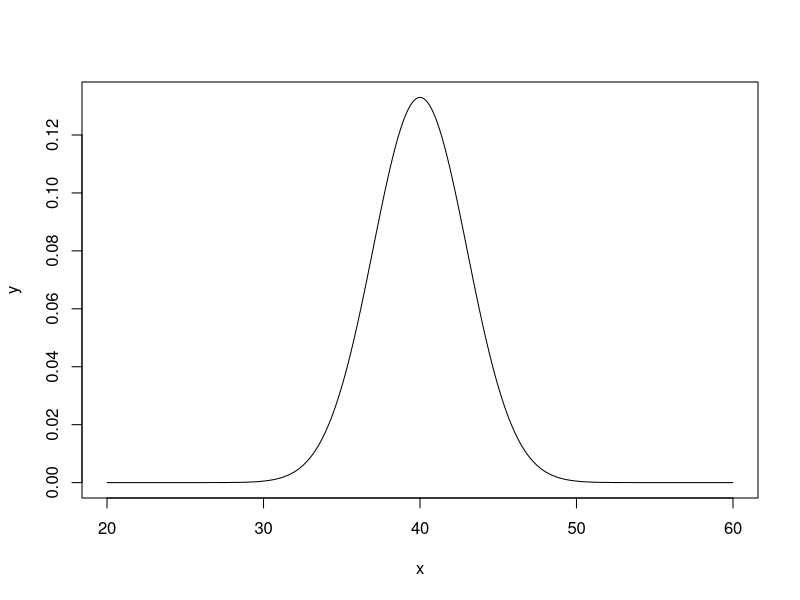
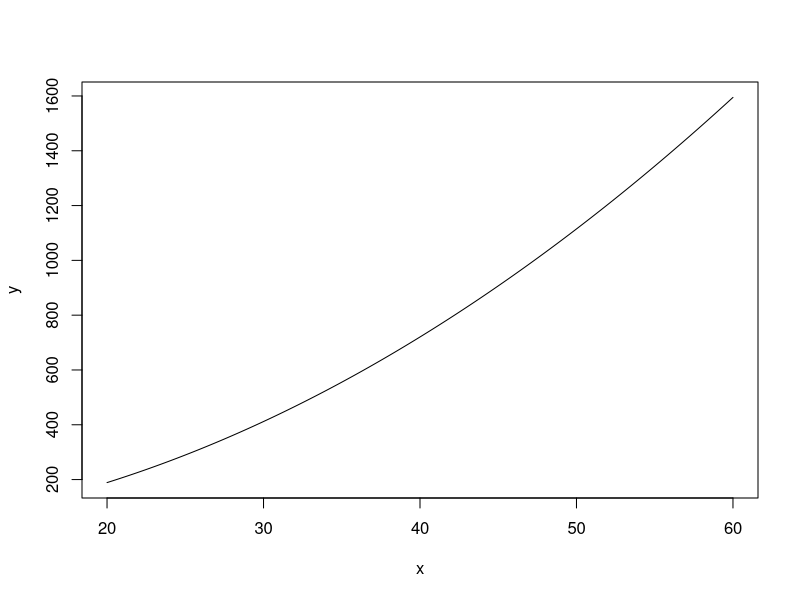
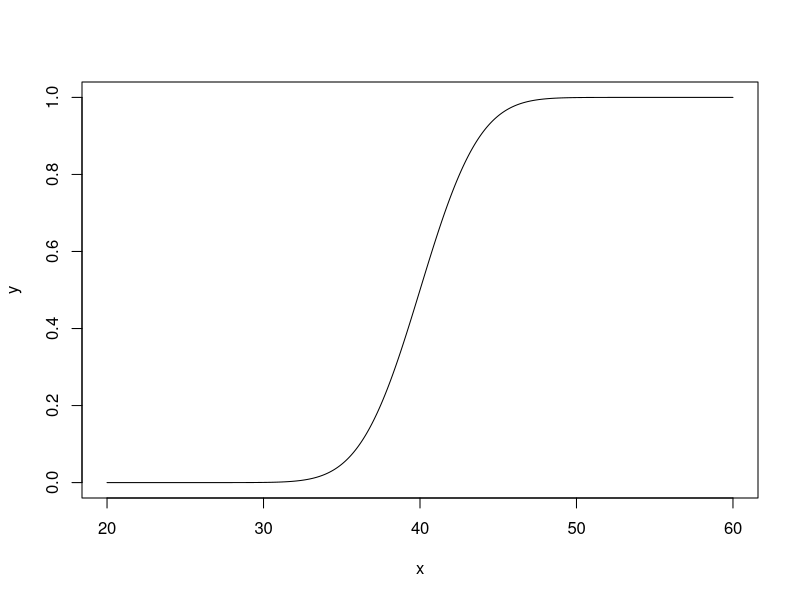
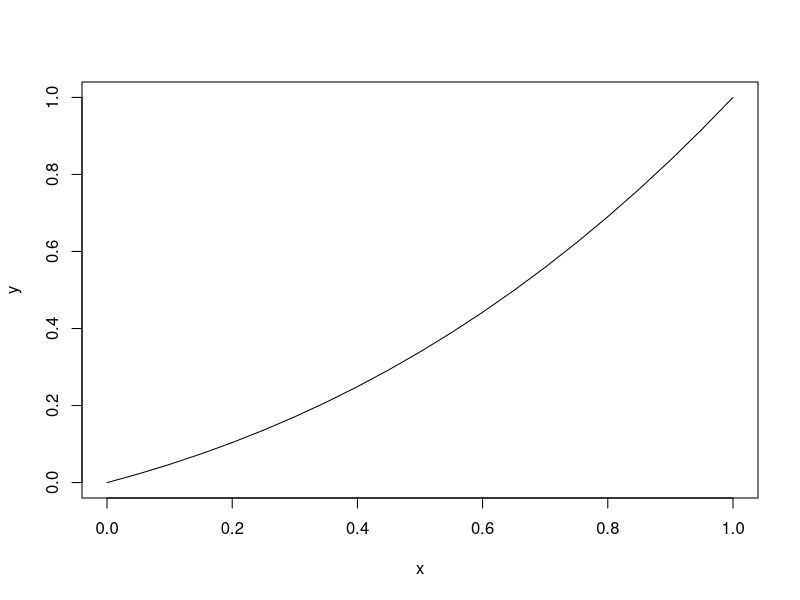
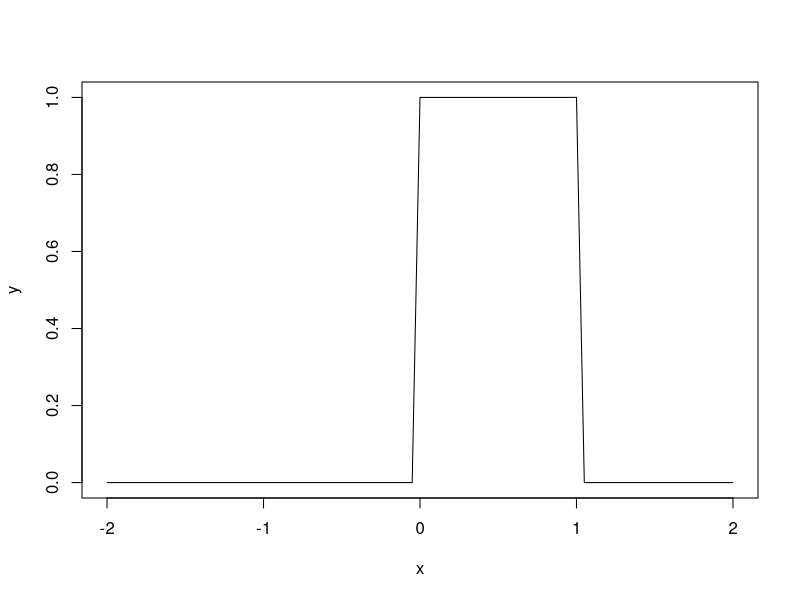
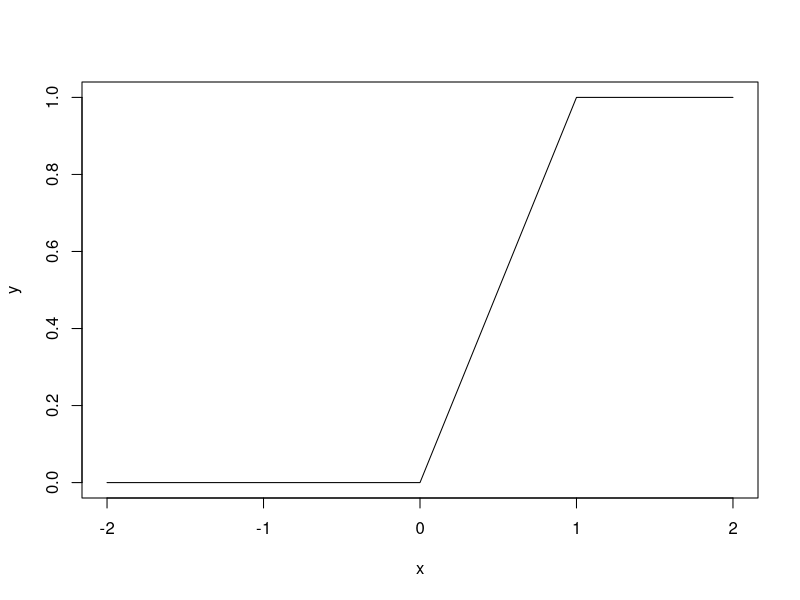
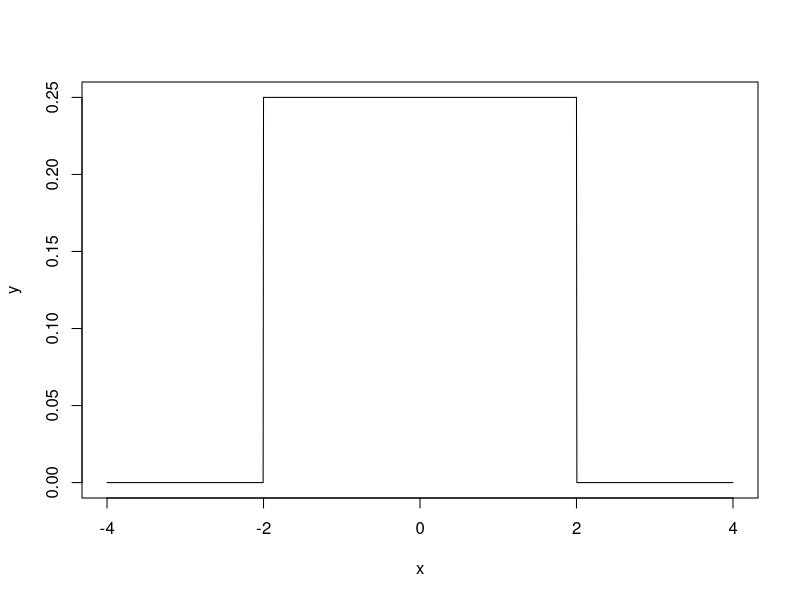
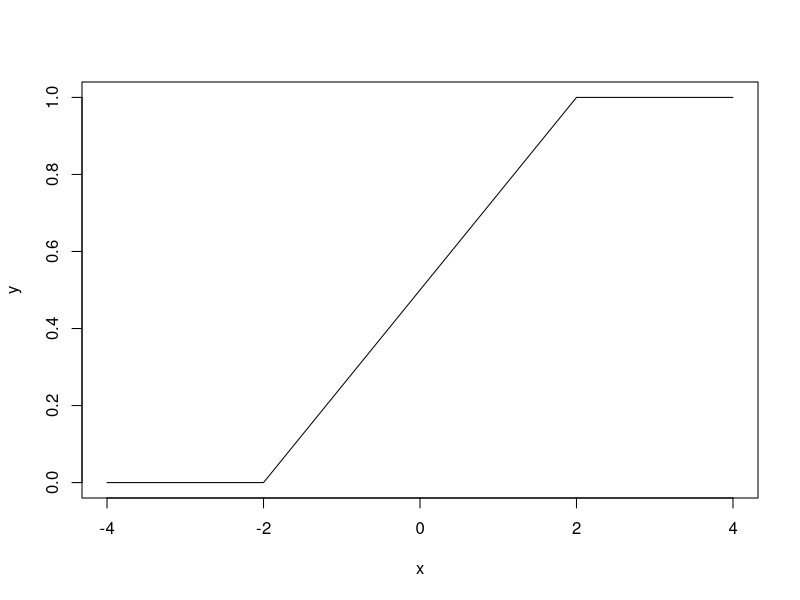

Source code (R) for these figures, in order:
### Simulacions de variables aleatòries absolutament contínues conegudes ###
## Simular una mostra de mida 1000 d'una Normal de mitjana 40 i desviació típica 3 ##
x <- rnorm(1000,40,3)
x
median(x)
sd(x)

### Distribucions de probabilitat ###
## Com dibuixem una densitat? ##
# Si la distribució és coneguda només cal utilitzar el predix d. Suposem per exemple que volem dibuixar la densitat d'una Normal de mitjana 40 i desviació típica 3 #
x <- seq(20,60,by=0.05)
y <- dnorm(x,40,3)
plot(x,y,type='l')

# Si no és una llei coneguda hem de conèxier la seva densitat. Recordeu que la densitat és la
# derivada de la funció de distribució #
x <- seq(20,60,by=0.005)
y <- (3/7)*(x+1)^2
plot(x,y,type="l")

## Com dibuixem una Funció de distribució? ##
# Si la distribució és coneguda només cal utilitzar el prefix p. Per exemple, si volem dibuixar
# la distribució d'una Normal de mitjana 40 i desviació típica 3, les instruccions que hem de seguir
# són: # (4.1)
x <- seq(20,60,by=0.05)
y <- pnorm(x,40,3)
plot(x,y,type="l")

# Si no és una llei coneguda hem de conèixer la seva funció de distribució. Recordeu que una funció de
# distribució és la integral de la funció de densitat. # Suposem que volem dbuixar la funció de distribució 
# de la llei que té per densitat (4.1) # (4.2)
x <- seq(0,1,by=0.05)
y <- (1/7)*(x+1)^3-1/7
plot(x,y,type="l")

## Com calculem probabilitats? ##
# Si la distribució és coneguda només cal utilitzar el prefix p. Si X és una Normal de mitjana 40 i desviació
# típica 3: #
# P(X<= 45) es calcula mitjançant
pnorm(45,40,4)

# P(X=40), aquesta probabiliitat sempre és zero ja que X és contínua

# P(X>=35) = 1 - P(X<35) es calcula mitjançant
1-pnorm(35,40,3)

# Si volem trobar y tal que P(X<=y) = 0.8, fem:
qnorm(0.8,40,3)

pnorm(42.52486,40,3) # Comprovació

# Si la distribució no és coneguda, utilitzem la funció de distribució: F(x) = P(X<=x). Per exemple, si la
# funció de distribució és (4.2) #
# P(X<=0.3) es calcula mitjançant
(1/7)*(0.3+1)^3-1/7

# P(X=0.5), aquesta probabilitat és zero

# P(X>=0.8) = 1 - P(X<0.8) es calcula mitjançant
1-(1/7)*(0.8+1)^3-1/7


### PROBLEMES ###
## Exercici 1: ##
# Amb a = 0 i b = 1
# Densitat:
a <- 0
b <- 1
x <- seq(-2,2,by=0.05) # -2 & 2 to see beter the effect
y <- dunif(x,min=a,max=b)
plot(x,y,type='l')

# Distribució:
x <- seq(-2,2,by=0.05)
y <- punif(x,min=a,max=b)
plot(x,y,type='l')

# Amb a = -2 i b = 2
# Densitat:
a <- -2
b <- 2
x <- seq(-4,4,by=0.005)
y <- dunif(x,min=a,max=b)
plot(x,y,type="l")

# Distribució:
x <- seq(-4,4,by=0.05)
y <- punif(x,min=a,max=b)
plot(x,y,type='l')

# Per una variable aleatòria X ~ U(0,1) calcular les següents probabilitats:
# P(X=0.5) -> 0 (contínua)

# P(X<=0.7)
punif(0.7,0,1)

# P(X<0.7)
punif(0.7,0,1)

# P(X>=0.2) = 1 - P(X<0.2)
1 - punif(0.2,0,1)

# P(X<=0)
punif(0,0,1)

# P(X<=1)
punif(1,0,1)

## Exercici 2: ##
# Dibuixeu aquesta funció, per alpha=0.5 i alpha=1.5
# Per obtenir la funció de densitat, derivem la funció de distribució
alpha <- 0.5
x <- seq(0,1,by=0.005)
y <- alpha*x^(alpha-1)
plot(x,y,type="l")

alpha <- 1.5
x <- seq(0,1,by=0.005)
y <- alpha*x^(alpha-1)
plot(x,y,type="l")

# Per dibuixar la funció de distribució
alpha <- 0.5
x <- seq(0,1,by=0.05)
y <- x^alpha
plot(x,y,type="l")

alpha <- 1.5
x <- seq(0,1,by=0.05)
y <- x^alpha
plot(x,y,type="l")

# Cálcul de les probabilitats: Si la distribució no és coneguda, utilitzem la funció de distribució: F(x) = P(X<=x).
alpha <- 0.5
alpha <- 1.5
# P(X=0.5) -> 0 (contínua)

# P(X<=0.7)
0.7^alpha

# P(X<0.7)
0.7^alpha

# P(X>=0.2) = 1 - P(X<0.2)
1 - 0.2^alpha

# P(X<=0)
0^alpha

# P(X<=1)
1^alpha

## Exercici 3: ##
# Dibuixeu la funció de densitat de probabilitat i la funció de distribució de probabilitat d'una llei
# exp(lambda) amb diferents valors del paràmetre, per exemple: 1, 4, 6, 10, 20
# Densitat
lambda <- 1
lambda <- 4
lambda <- 6
lambda <- 10
lambda <- 20

curve(dexp(x,lambda), from=0, to=10, col='blue')

# Distribució
curve(pexp(x,lambda), from=0, to=10, col='blue')

# Cálcul de les probabilitats:
# P(X=5) -> 0 (contínua)

# P(X≤3)
pexp(3,lambda)

# P(x<3)
pexp(3,lambda)

# P(X≥6) = 1 - P(X<6)
1 - pexp(6,lambda)

## Exercici 4: ##
# Variable aleatòria amb llei N(mu, sigma^2) on mu=3, sigma^2=1.5
# Cálcul de les probabilitats:
# P(X=5) -> 0 (contínua)

# P(X≤3)
pnorm(3,3,sqrt(1.5))

# P(X≤2)
pnorm(2,3,sqrt(1.5))

# P(X≥4) = 1 - P(X<4)
1-pnorm(4,3,sqrt(1.5))

# P(2.5<X<3.5)


# P(X≥6) = 1 - P(X<6)
1-pnorm(6,3,sqrt(1.5))

## Exercici 5: ##
# Distribució aproximadament normal de mitjana 110 i desviació típica 25
# a) Percentatge de persones entre 20 i 34 anys té coeficient més gran que 100?
# P(X≥100) = 1 - P(X<100)
100*(1-pnorm(100,110,25))

# b) Percentatge de persones entre 20 i 34 anys té coeficient més petit que 150?
# P(X<150)
100*(pnorm(150,110,25))

# c) Coeficient mínim del adults entre 20 i 34 anys situats en el 25% que han obtingut millors resultats?
qnorm(0.25,110,25)

## Exercici 6: ##
# Distribució exponencial de mitjana 2000 hores -> lambda = 1/2000.
# Probabilitat de que després de 3000 hores segueixi funcionant?
# P(X≥3000) = 1 - P(X<3000)
1-pexp(3000,1/2000)

# Probabilitat de que s'espatlli abans de 2000 hores?
# P (X<2000)
pexp(2000,1/2000)

## Exercici 7: ##
# Mitjana 10 anys, desviació típica 2 anys; Temps de vida del motor es distribueix segons una llei normal
# Només pensa canviar el 3% dels motors que fallin. Quin tipus de garantia haurà d'estipular?
pnorm(6.24,10,2)*100 # 6.24 anys

## Exercici 8: ##
# Lliurar el paquet a les 10am; temps a recòrrer el trajecte [35,45] minuts; temps del recorregut segueix
# una llei uniforme.
# A quina hora ha d'iniciar el recorregut al matí per a que arribi puntual (a les 10h o abans) amb probabilitat
# 0.8
qunif(0.8,35,45) # 43 minuts abans ha de sortir

## Exercici 9: ##
# Temps de reparació d'una màquina segueix una distribució gamma(5,2); cost de la reparació 500€ l'hora + el
# desplaçament 300€.
# Probabilitat de que el cost de la reparació no superi els 2000 euros?
# P(X≤2000) 
pgamma(2000,5,2)

## Exercici 9: ##
# Distribució normal de mitjana 298 i desviació típica 3
# Probabilitat que una ampolla contigui menys de 295ml?
# P(X<295) = P(X<=294)?¿
pnorm(295,298,3) # 15,9%

# Probabilitat que la mitjana dels continguts d'un paquet de 6 ampolles sigui menor que 295?
x <- rnorm(6,298,3)
mitjana <- mean(x)
pnorm(295,mitjana,3)*100 # 7.7%
